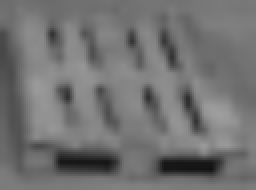
#> input picture test_images/europallet_9.png, 128 x 95 px (shown 2 times larger)
$ python -i test_classifier_with_video.py   (imports and definitions only)
#> lines starting #> are read from the running program, lines starting #| are printed output that depends on the picture; after the words box and inside, x2 and y2 are one past the last pixel; in counts of white or black regions, pixels touching at a corner belong together
#> further down, picture is the input picture: shape (95, 128, 3); min 18, max 158, mean 113.6
import argparse

import cv2
import numpy as np

PALLET_CLASSIFICATORS_INFO = [
    {
        "text": "Paleta",
        "key": "front",
        "filepath": "europallet/front.xml",  # 33 24
        "colour": (0, 0, 255),
        "classificator": None
    },
    {
        "text": "Paleta",
        "key": "angle",
        "filepath": "europallet/angle.xml",  # 43 24
        "colour": (0, 0, 255),
        "classificator": None
    },
    {
        "text": "Paleta",
        "key": "side",
        "filepath": "europallet/side.xml",  # 51 24
        "colour": (0, 0, 255),
        "classificator": None
    },
]

OFFSET = 0  # for full/front testing
# OFFSET = 1750  # for angle testing
# OFFSET = 6000  # for side testing
# OFFSET = 2700  # for blue dot testing

EXPECTED_BLUE_DOT_AREA = {
    "MIN_X": 0.3,
    "MAX_X": 0.6,
    "MIN_Y": 0.5,
    "MAX_Y": 0.8,
}


# [35 lines left out: functions get_args, load_classificators, get_resized_frame, get_pallets_info, not called in this run]


def get_blue_dot_info(frame):
    height, width, _ = frame.shape
#> height = 95; width = 128
    min_y = int(EXPECTED_BLUE_DOT_AREA["MIN_Y"] * height)
#> min_y = 47
    max_y = int(EXPECTED_BLUE_DOT_AREA["MAX_Y"] * height)
#> max_y = 76
    min_x = int(EXPECTED_BLUE_DOT_AREA["MIN_X"] * width)
#> min_x = 38
    max_x = int(EXPECTED_BLUE_DOT_AREA["MAX_X"] * width)
#> max_x = 76
    frame = frame[min_y:max_y, min_x:max_x]
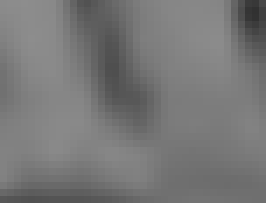
#> frame: shape (29, 38, 3) (shown 7 times larger); min 49, max 141, mean 119
    hsv = cv2.cvtColor(frame, cv2.COLOR_BGR2HSV)
#> hsv: shape (29, 38, 3); mean H, S, V 0, 0, 119
    lower_blue = np.array([110, 75, 140])
    upper_blue = np.array([130, 215, 255])
    mask = cv2.inRange(hsv, lower_blue, upper_blue)
#> mask: shape (29, 38); every value is 0
    frame = cv2.bitwise_and(frame, frame, mask=mask)
#> frame: shape (29, 38, 3); every value is 0
    frame = cv2.cvtColor(frame, cv2.COLOR_HSV2BGR)
    gray = cv2.cvtColor(frame, cv2.COLOR_BGR2GRAY)
    circles = cv2.HoughCircles(
        gray, cv2.HOUGH_GRADIENT, 1, 5, param1=50, param2=20, minRadius=0, maxRadius=20
    )
#> circles = None
    if circles is None:
        return []
    cords = circles[0][0]
    x = min_x + int(cords[0])
    y = min_y + int(cords[1])
    r = int(cords[2])
    return [
        {
            "text": "Blue dot",
            "cords": [[x - r, y - r, 2 * r, 2 * r]],
            "colour": (255, 0, 0)
        }
    ]


# [70 lines left out: functions get_empty_spot_info, play_video, not called in this run]


# [2 lines not run here, left out]

>>> import cv2
>>> picture = cv2.imread('test_images/europallet_9.png')
>>> result = get_blue_dot_info(picture)
#> result = []

$ run again, on test_images/test_1.png
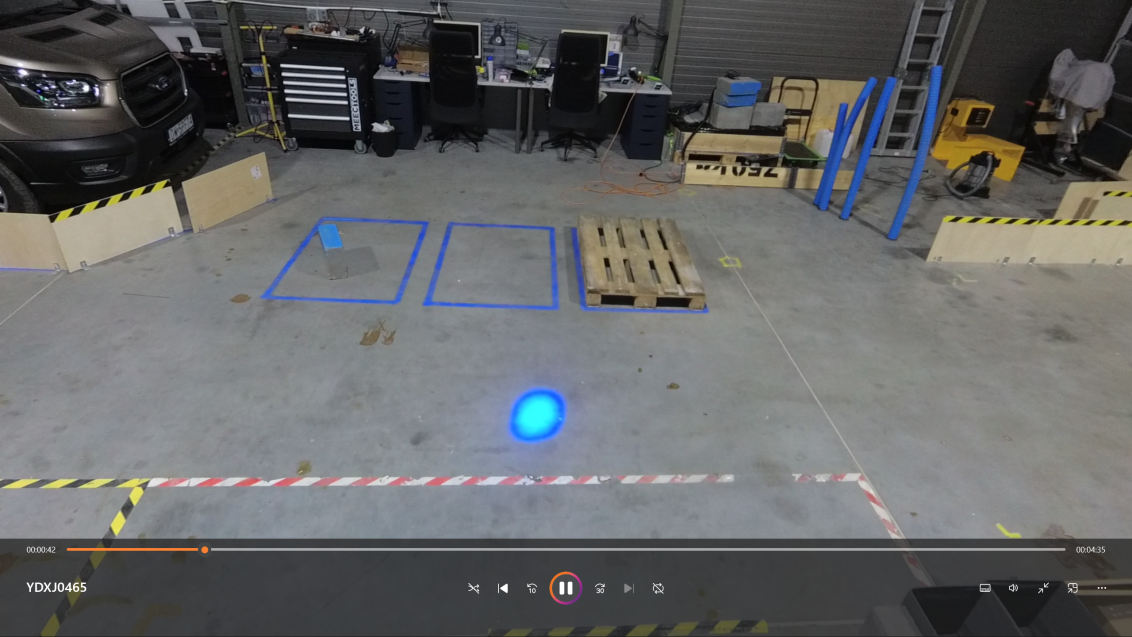
#> input picture test_images/test_1.png, 1132 x 637 px
#> picture is the input picture: shape (637, 1132, 3); mean B, G, R 101.7, 101.5, 100.5
#> in get_blue_dot_info, `frame = frame[min_y:max_y, min_x:max_x]`:
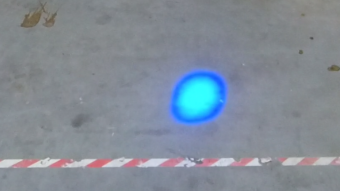
#> frame: shape (191, 340, 3); mean of channels 0, 1, 2 151.5, 140.4, 131; drawn as B, G, R
#> hsv: shape (191, 340, 3); mean H, S, V 104.2, 32.3, 152.5
#> in get_blue_dot_info, `mask = cv2.inRange(hsv, lower_blue, upper_blue)`:
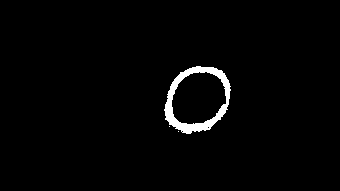
#> mask: shape (191, 340); 2% white; 3 white regions (2 under 20 px), largest, box (x1, y1, x2, y2) and area: (164, 66, 231, 134) 1276
#> circles = None
#> result = []

$ run again, on test_images/test_10.png
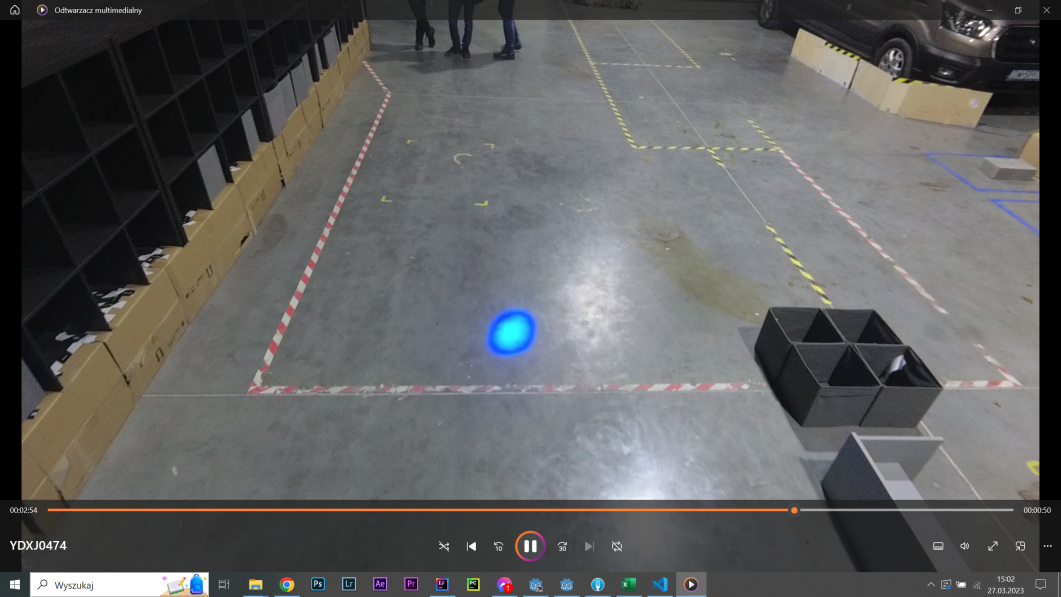
#> input picture test_images/test_10.png, 1061 x 597 px
#> picture is the input picture: shape (597, 1061, 3); mean B, G, R 95.3, 95.2, 95.1
#> in get_blue_dot_info, `frame = frame[min_y:max_y, min_x:max_x]`:
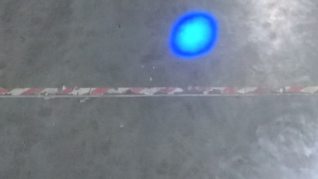
#> frame: shape (179, 318, 3); mean of channels 0, 1, 2 139.3, 128.7, 120.1; drawn as B, G, R
#> hsv: shape (179, 318, 3); mean H, S, V 105.3, 29.9, 139.4
#> in get_blue_dot_info, `mask = cv2.inRange(hsv, lower_blue, upper_blue)`:
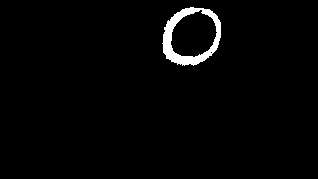
#> mask: shape (179, 318); 2.1% white; 1 white region, box (x1, y1, x2, y2) and area: (162, 7, 221, 66) 1175
#> circles = None
#> result = []

$ run again, on test_images/test_11.png
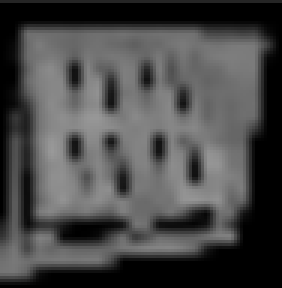
#> input picture test_images/test_11.png, 94 x 96 px (shown 3 times larger)
#> picture is the input picture: shape (96, 94, 3); min 0, max 153, mean 72.1
#> in get_blue_dot_info, `frame = frame[min_y:max_y, min_x:max_x]`:
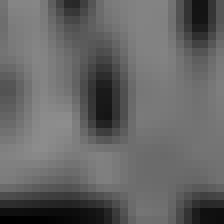
#> frame: shape (28, 28, 3) (shown 8 times larger); min 0, max 141, mean 100.4
#> hsv: shape (28, 28, 3); mean H, S, V 0, 0, 100.4
#> mask: shape (28, 28); every value is 0
#> circles = None
#> result = []
